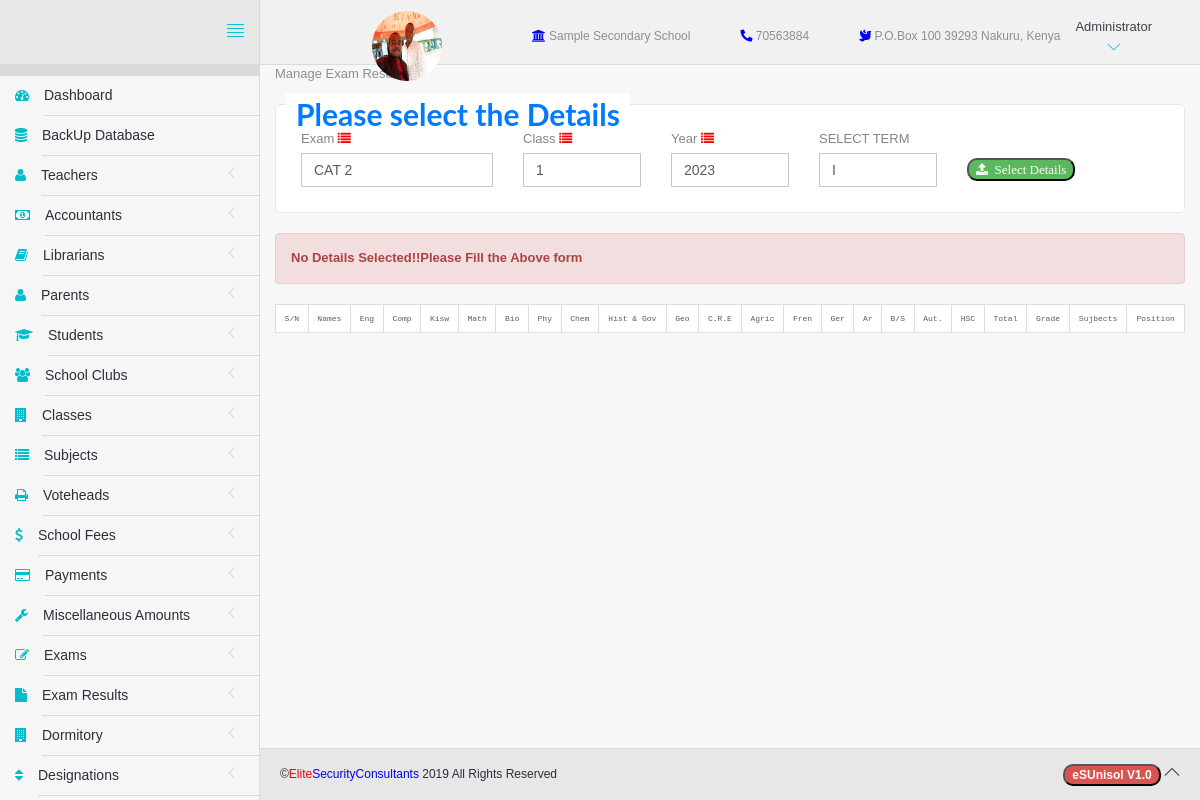
The page /resultsCat.php (signed in) on the database its author committed.
### tables this page shows
CREATE TABLE `settings` (
  `id` int(11) NOT NULL,
  `sName` varchar(100) NOT NULL,
  `Image` varchar(100) NOT NULL DEFAULT '0',
  `Phone` int(15) NOT NULL,
  `pBox` int(11) NOT NULL,
  `pCode` int(11) NOT NULL,
  `pCity` varchar(25) NOT NULL,
  `bName` varchar(30) NOT NULL DEFAULT '-',
  `aNumber` varchar(20) NOT NULL DEFAULT '-',
  `sReceipt` varchar(20) NOT NULL,
  `dWatermark` int(11) NOT NULL DEFAULT '0'
);

CREATE TABLE `subject` (
  `id` int(11) NOT NULL,
  `subjectName` varchar(40) NOT NULL,
  `subjectCode` int(4) NOT NULL,
  `subjectAbbr` varchar(10) NOT NULL,
  `subCategory` varchar(20) NOT NULL,
  `status` int(1) NOT NULL DEFAULT '0'
);

### Database.php (called while the page is built, shortened)
<?php
class Database{
  private $host=DB_HOST;
  private $user=DB_USER;
  private $password=DB_PASSWORD;
  private $database=DB_NAME;
  private $connection;
  private $stmt;
  public function __construct(){
    $dsn='mysql:host=' .$this->host . ';dbname=' . $this->database;
    $options=array(
      PDO::ATTR_PERSISTENT => true,
      PDO::ATTR_ERRMODE =>PDO::ERRMODE_EXCEPTION
    );
    try{
      $this->connection=new PDO($dsn, $this->user, $this->password,$options);
    }catch(PDOException $e){
      $this->error=$e->getMessage().PHP_EOL;
    }
  }
  public function query($sql){
    $this->stmt= $this->connection->prepare($sql);
  }
  public function execute(){
    return $this->stmt->execute();
  }
  public function resultSet(){
    $this->execute();
    return $this->stmt->fetchAll(PDO::FETCH_OBJ);
  }
  public function bind($param,$value,$type=null){
    if(is_null($type)){
      switch(true){
        case is_int($value):
          $type=PDO::PARAM_INT;
          break;
      }
    }
  $this->stmt->bindValue($param,$value,$type);
}
public function displayTable($table){
  $this->query("SELECT * FROM ".$table." ORDER BY id ASC");
  $results=$this->resultSet();
  return $results;
}
public function displayApproved($table){
  $this->query("SELECT * FROM ".$table." WHERE status=:STAT");
  $this->bind(':STAT',1);
  $results=$this->resultSet();
  return $results;
}
}

### resultsCat.php (the view, shortened to what this page needs)
<?php
require_once('Database.php');
if(isset($_SESSION['role'])){
	include('head.php');
?>
	<body>
		<div id="app">
<?php
if($_SESSION['role']=="Administrator"){
	include('include/sidebar.php');
}else if($_SESSION['role']=="teacher"){
	include('include/tsidebar.php');
}else if($_SESSION['role']=="Accountant"){
	include('include/asidebar.php');
}else{
	echo "";
}
?>
			<div class="app-content">
						<?php include('include/header.php');?>
				<div class="main-content" >
					<div class="wrap-content container" id="container">
            Manage Exam Results
						<form method="POST" action="resultsCat.php">
							<fieldset>
								<legend style="border:0px;font-size:30px;"><strong>Please select the Details</strong></legend>
								<div class="row">
									<div class="col-sm-3">
										<label for="Subject" class="label-control">Exam</label>&nbsp;<i class="fa fa-list" style="color:red"></i>
										<select name="exam" class="form-control">
											<?php $database=new Database();
											$results=$database->displayApproved('cats');
											foreach ($results as $key) {
											?>
											<option><?php echo $key->catName;?></option>
										<?php }?>
										</select>
									</div>
									<div class="col-sm-2">
										<label for="Subject" class="label-control">Class</label>&nbsp;<i class="fa fa-list" style="color:red"></i>
										<select name="class" class="form-control">
											<?php $database=new Database();
											$results=$database->displayApproved('classes');
											foreach ($results as $key) {
											?>
											<option><?php echo $key->form;?></option>
										<?php }?>
										</select>
									</div>
									<div class="col-sm-2">
										<label for="Subject" class="label-control">Year</label>&nbsp;<i class="fa fa-list" style="color:red"></i>
										<select name="year" class="form-control">
											<option><?php echo "2023"?></option>
										</select>
									</div>
									<div class="col-sm-2">
										<label for="term" class="label-control">SELECT TERM</label>
										<select name="term" class="form-control">
											<option><?php echo " I";?></option>
										</select>
									</div>
									<div class="col-sm-3">
										<br>
										<button class="badge badge-success fa fa-upload" style="margin-top:10px;" name="sub">&nbsp;&nbsp;Select Details</button>
									</div>
								</div>
							</fieldset>
						</form>
						<?php if($_SESSION['exam']==""){
					} ?><div class="table table-responsive">
    					<table class="table table-striped table-codensed table-hover table-bordered">
    						<thead class="text-center">
    							<tr>
										<td style="font-size:8px;font-family:courier">S/N</td>
										<td style="font-size:8px;font-family:courier">Names</td>
										<?php
										$db=new Database();
										$subjects=$db->displayTable('subject');
										foreach ($subjects as $key ) {
											echo "<td style='font-size:8px;font-family:courier'>".$key->subjectAbbr."</td>";
										}
										?>
										<td style="font-size:8px;font-family:courier">Total</td>
										<td style="font-size:8px;font-family:courier">Grade</td>
										<td style="font-size:8px;font-family:courier">Sujbects</td>
										<td style="font-size:8px;font-family:courier">Position</td>
    							</tr>
    						</thead>
    						<tbody>
									<tr>
										<?php
										$database=new Database();
										if($_SESSION['exam']=="" ||$_SESSION['class']==""){
											echo "<div class='alert alert-danger'id='alert'>
												<strong>No Details Selected!!Please Fill the Above form</strong>
											</div>";
										}else{
											$database->query("SELECT * FROM student  WHERE class=:class AND status=:status  ORDER BY id ASC");
											$database->bind(':class',$_SESSION['class']);
											$database->bind(':status',1);
									  $results=$database->resultSet();
										if($database->rowCount()==0){
											echo "<div class='alert alert-danger'id='alert'>
												<strong>No record Found!!</strong>
											</div>";
										}else{
										foreach ($results as $key1) {
											$status="";
										?>
												<td style="font-size:8px;font-family:courier"><?php echo $key1->regNo;?></td>
												<td style="font-size:8px;font-family:courier"><?php
												echo $key1->names;
												?></td>
												<?php
												$subjects=$db->displayTable('subject');
												$term=$_SESSION['term'];
												$markx=0;
												$count=0;
												$totalPoints=0;
												foreach ($subjects as $key ) {
													$mark=$db->getCatMarks($key->subjectName,$_SESSION['class'],$_SESSION['exam'],$_SESSION['year'],$key1->regNo);
													$grade=$db->getCatSubjectGrade($key->subjectName,$_SESSION['class'],$_SESSION['exam'],$_SESSION['year'],$key1->regNo);
													$sp=$db->getPoint($grade);
													$totalPoints=$totalPoints+$sp;
													$markx=$markx+$mark;
													if($mark=="--"){
														echo "<td style='font-size:8px;font-family:courier'>".$mark." --</td>";
													}else{
														echo "<td style='font-size:8px;font-family:courier'>".$mark." ".$grade."</td>";
													}
													if($mark==0){
													}else{
														$count=$count+1;
													}
												}
												if($count==0){
													echo "--";
												}else{
													$grade=round($totalPoints/$count);
													if($grade==12){
														$g="A";
													}elseif ($grade==11) {
														$g='A-';
													}elseif($grade==10){
														$g='B+';
													}elseif($grade==9){
														$g='B';
													}elseif ($grade==8) {
														$g='B-';
													}elseif($grade==7){
														$g='C+';
													}elseif ($grade==6) {
														$g='C';
													}elseif($grade==5){
														$g='C-';
													}elseif ($grade==4) {
														$g='D+';
													}elseif ($grade==3) {
														$g='D';
													}elseif ($grade==2) {
														$g='D-';
													}else{
														$g='E';
													}
												$isUpdated=$db->checkExam($_SESSION['exam'],$_SESSION['class'],$_SESSION['year'],$_SESSION['term']);
												if($isUpdated){
													$db->query("UPDATE  cattotals SET total=:total,points=:points,MeanScore=:meanScore,Grade=:grade WHERE studentReg=:studentReg AND exam=:exam AND Class=:class AND Stream=:stream AND term=:term AND year=:year");
													$db->bind(':studentReg',$key1->regNo);
													$db->bind(':exam',$_SESSION['exam']);
													$db->bind(':total',$markx);
													$points=round($markx/$count);
													$db->bind(':points',$totalPoints);
													$db->bind(':meanScore',$grade);
													$db->bind(':grade',$g);
													$db->bind(':class',$_SESSION['class']);
													$db->bind(':stream',$key1->stream);
													$db->bind(':term',$term);
													$db->bind(':year',$_SESSION['year']);
													$db->execute();
												}else{
													$db->query("INSERT INTO cattotals(studentReg,exam,total,points,MeanScore,Grade,Class,Stream,term,year) VALUES(:studentReg,:exam,:total,:points,:meanScore,:grade,:class,:stream,:term,:year)");
													$db->bind(':studentReg',$key1->regNo);
													$db->bind(':exam',$_SESSION['exam']);
													$db->bind(':total',$markx);
													$points=round($markx/$count);
													$db->bind(':points',$totalPoints);
													$db->bind(':meanScore',$grade);
													$db->bind(':grade',$g);
													$db->bind(':class',$_SESSION['class']);
													$db->bind(':stream',$key1->stream);
													$db->bind(':term',$term);
													$db->bind(':year',$_SESSION['year']);
													$db->execute();
												}
												?>
												<td style='font-size:8px;font-family:courier'><?php
												echo $markx;
												 ?></td>
												<td style='font-size:8px;font-family:courier'><?php
													echo $g;
												}
												 ?></td>
												 <td style="font-family:courier;font-size:8px"><?php echo $count;?></td>
												 <td style="font-family:courier;font-size:8px"><?php
														echo $db->getCatPosition($key1->regNo,$_SESSION['exam'],$_SESSION['class'],$term,$_SESSION['year'])
												 ?></td>
											</tr>
									<?php } }}
									?>
    						 </tbody>
    					 </table>
    				</div>
					</div>
				</div>
			</div>
	<?php include('include/footer.php');?>
		</div>
	</body>
</html>
<?php }else{
	header("location: index.php");
}

### include/header.php (shortened to what this page needs)
<!DOCTYPE html>
<head>
</head>
<header class="navbar navbar-default navbar-static-top" style="font-size:12px">
					<div class="navbar-header">
						<a href="#" class="sidebar-toggler pull-right visible-md visible-lg" data-toggle-class="app-sidebar-closed" data-toggle-target="#app">
							<i class="ti-align-justify"></i>
						</a>
					</div>
					<div class="navbar-collapse collapse">
						<ul class="nav navbar-right">
							<?php
							$database=new Database();
							$results=$database->displayTable('settings');
							foreach ($results as $key) {
							?><li>
				     	<h6 style="color:red;line-height:50px;padding-right:90px"><img src="<?php echo "assets/images/".$key->Image;?>" width="70px" height="70px" style="border-radius:35px;float:left"></h6>
							</li>
							<li>
									<span style="line-height:70px;padding-left:00px;"><i class="fa fa-university" style="color:blue"></i>&nbsp;<?php echo $key->sName;?></span>
							</li>
							<li>
									<span style="line-height:70px;padding-left:50px;"><i class="fas fa-phone-alt" style="color:blue"></i>&nbsp;<?php echo $key->Phone;?></span>
							</li>
							<li>
									<span style="line-height:70px;padding-left:50px;"><i class="fas fa-dove" style="color:blue"></i>&nbsp;<?php echo "P.O.Box ".$key->pBox." ".$key->pCode." ".$key->pCity.", Kenya";?></span>
							</li>
								<?php } ?>
							<li class="dropdown current-user" style="padding-left:0px;line-height:70px">
								<a href class="dropdown-toggle" data-toggle="dropdown">
									<?php
									echo $_SESSION['role'];?>
									<i class="ti-angle-down"></i></i></span>
								</a>
							</li>
						</ul>
					</div>
				</header>

### assets/css/themes/theme-4.css (style rules this page uses)
body { background: -o-linear-gradient(blue,red) }
header .navbar-header { background: #E7E7E7 !important; border-right-color: #DADADA !important; border-bottom-color: #DADADA !important; }
header .navbar-header .sidebar-toggler, header .navbar-header .sidebar-mobile-toggler { color: #00BDCC !important; }
header .navbar-collapse { background: #F1F1F1 !important; border-bottom-color: #DADADA !important; box-shadow: none !important; }
header .navbar-collapse .navbar-right > li > a { color: #2c2f3b; }
header .navbar-collapse .navbar-right > li > a i { color: #00BDCC !important; }

### rows shown on the page
settings: Image (picture), sName "Sample Secondary School", Phone "70563884", pBox "100", pCode "39293", pCity "Nakuru"
subject: subjectAbbr "Eng"
subject: subjectAbbr "Comp"
subject: subjectAbbr "Kisw"
subject: subjectAbbr "Math"
subject: subjectAbbr "Bio"
subject: subjectAbbr "Phy"
subject: subjectAbbr "Chem"
subject: subjectAbbr "Hist & Gov"
subject: subjectAbbr "Geo"
subject: subjectAbbr "C.R.E"
subject: subjectAbbr "Agric"
subject: subjectAbbr "Fren"
subject: subjectAbbr "Ger"
subject: subjectAbbr "Ar"
subject: subjectAbbr "B/S"
subject: subjectAbbr "Aut."
subject: subjectAbbr "HSC"

### other values the page prints
$_SESSION['role'] "Administrator"
form field exam "CAT 2"
form field class "1"
